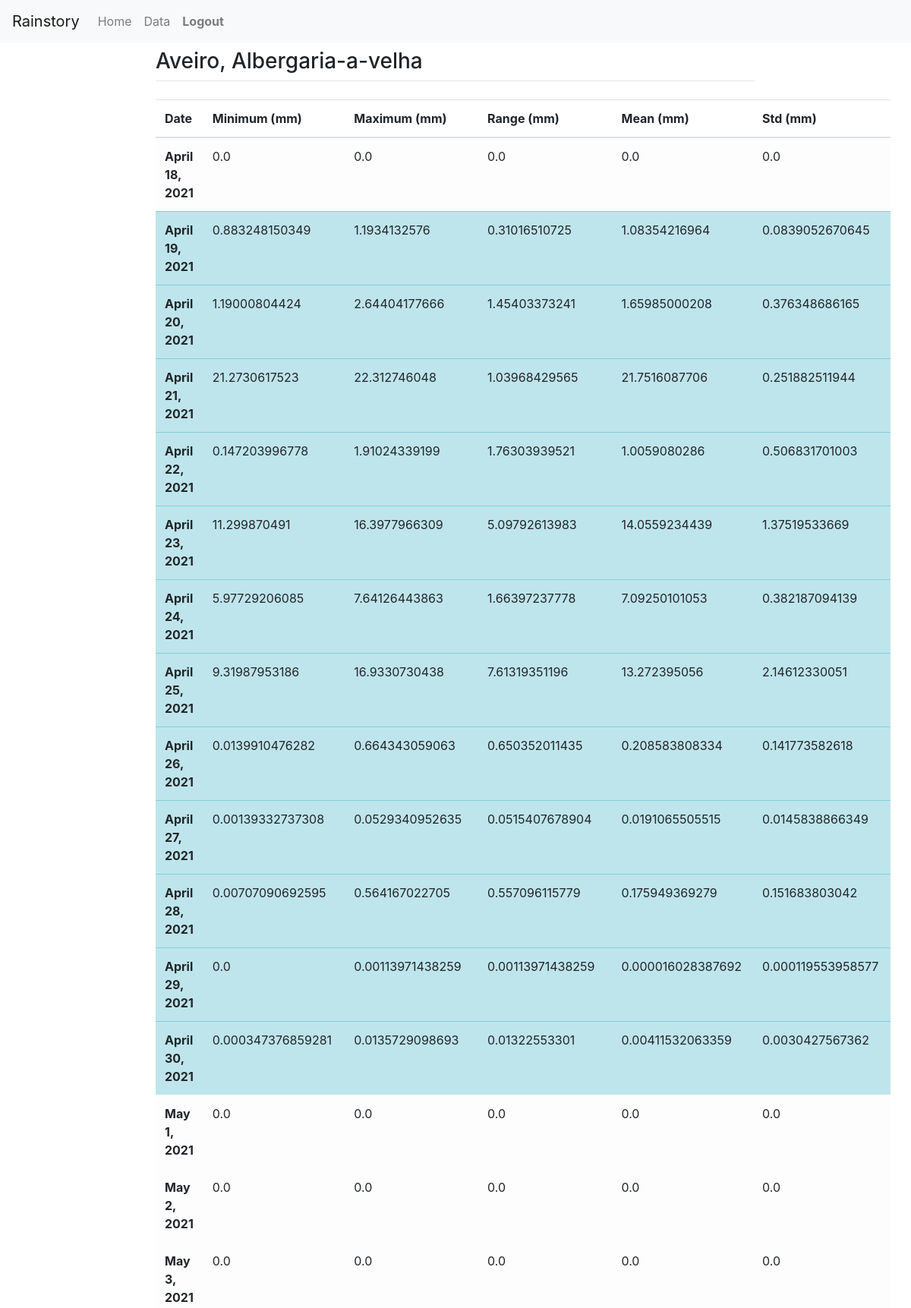
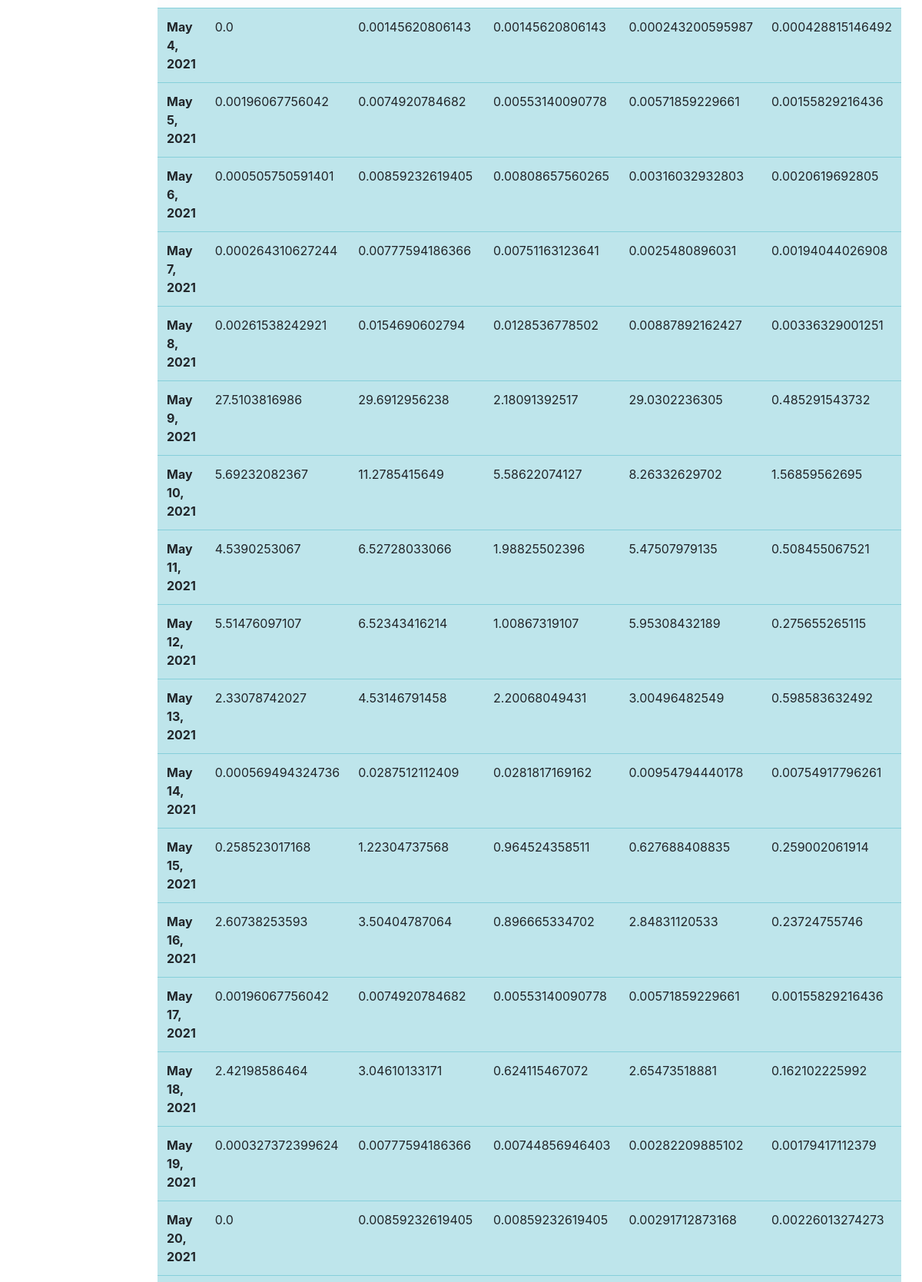
Screenshot of /aveiro/albergaria-a-velha (signed in, upper part) with the database file from the repository (2 pictures, top to bottom).
### main/models.py (models this page shows, shortened)
class RainTable(models.Model):
	district = models.CharField(max_length=50)
	county = models.CharField(max_length=50)
	county_code = models.CharField(max_length=5)

class RainDay(models.Model):
	rainTable = models.ForeignKey(RainTable, on_delete=models.CASCADE)
	rd_date = models.DateField()
	rd_minimum = models.FloatField()
	rd_maximum = models.FloatField()
	rd_range = models.FloatField()
	rd_mean = models.FloatField()
	rd_std = models.FloatField()

### main/views.py (the view)
# urls.py: path("<str:district>/<str:county>", views.show, name="show"),
def show(response, district, county):
    if response.user.is_authenticated:
        rt = RainTable.objects.get(county=county)
        return render(response, "main/show.html", {
                                                    "rt":rt,
                                                    "district":district,
                                                    "county":county,
                                                    })
    return HttpResponseRedirect("/login")

### main/templates/main/show.html (shortened to what this page needs)
{% extends "main/base.html" %}
{% block content %}
<h3 class="mt-2">{{district.capitalize}}, {{county.capitalize}}</h3>
<hr class="mt-0 mb-4">
<table class="table table-hover">
    <thead>
      <tr>
        <th scope="col">Date</th>
        <th scope="col">Minimum (mm)</th>
        <th scope="col">Maximum (mm)</th>
        <th scope="col">Range (mm)</th>
        <th scope="col">Mean (mm)</th>
        <th scope="col">Std (mm)</th>
      </tr>
    </thead>
    <tbody>
        {% for rd in rt.rainday_set.all %}
            {% if rd.rd_maximum > 0 %}
            <tr class="table-info">
            {% else %}
            <tr class="table-light">
            {% endif %}
            <th scope="row">{{rd.rd_date}}</th>
            <td>{{rd.rd_minimum}}</td>
            <td>{{rd.rd_maximum}}</td>
            <td>{{rd.rd_range}}</td>
            <td>{{rd.rd_mean}}</td>
            <td>{{rd.rd_std}}</td>
        </tr>
        {% endfor %}
    </tbody>
  </table>
{% endblock %}

### rows the page displays
RainTable: capitalize "Aveiro", capitalize "Albergaria-a-velha"
RainDay: rd_date "April 18, 2021", rd_minimum "0.0", rd_maximum "0.0", rd_range "0.0", rd_mean "0.0", rd_std "0.0"
RainDay: rd_date "April 19, 2021", rd_minimum "0.883248150349", rd_maximum "1.1934132576", rd_range "0.31016510725", rd_mean "1.08354216964", rd_std "0.0839052670645"
RainDay: rd_date "April 20, 2021", rd_minimum "1.19000804424", rd_maximum "2.64404177666", rd_range "1.45403373241", rd_mean "1.65985000208", rd_std "0.376348686165"
RainDay: rd_date "April 21, 2021", rd_minimum "21.2730617523", rd_maximum "22.312746048", rd_range "1.03968429565", rd_mean "21.7516087706", rd_std "0.251882511944"
RainDay: rd_date "April 22, 2021", rd_minimum "0.147203996778", rd_maximum "1.91024339199", rd_range "1.76303939521", rd_mean "1.0059080286", rd_std "0.506831701003"
RainDay: rd_date "April 23, 2021", rd_minimum "11.299870491", rd_maximum "16.3977966309", rd_range "5.09792613983", rd_mean "14.0559234439", rd_std "1.37519533669"
RainDay: rd_date "April 24, 2021", rd_minimum "5.97729206085", rd_maximum "7.64126443863", rd_range "1.66397237778", rd_mean "7.09250101053", rd_std "0.382187094139"
RainDay: rd_date "April 25, 2021", rd_minimum "9.31987953186", rd_maximum "16.9330730438", rd_range "7.61319351196", rd_mean "13.272395056", rd_std "2.14612330051"
RainDay: rd_date "April 26, 2021", rd_minimum "0.0139910476282", rd_maximum "0.664343059063", rd_range "0.650352011435", rd_mean "0.208583808334", rd_std "0.141773582618"
RainDay: rd_date "April 27, 2021", rd_minimum "0.00139332737308", rd_maximum "0.0529340952635", rd_range "0.0515407678904", rd_mean "0.0191065505515", rd_std "0.0145838866349"
RainDay: rd_date "April 28, 2021", rd_minimum "0.00707090692595", rd_maximum "0.564167022705", rd_range "0.557096115779", rd_mean "0.175949369279", rd_std "0.151683803042"
RainDay: rd_date "April 29, 2021", rd_minimum "0.0", rd_maximum "0.00113971438259", rd_range "0.00113971438259", rd_mean "0.000016028387692", rd_std "0.000119553958577"
RainDay: rd_date "April 30, 2021", rd_minimum "0.000347376859281", rd_maximum "0.0135729098693", rd_range "0.01322553301", rd_mean "0.00411532063359", rd_std "0.0030427567362"
RainDay: rd_date "May 1, 2021", rd_minimum "0.0", rd_maximum "0.0", rd_range "0.0", rd_mean "0.0", rd_std "0.0"
RainDay: rd_date "May 2, 2021", rd_minimum "0.0", rd_maximum "0.0", rd_range "0.0", rd_mean "0.0", rd_std "0.0"
RainDay: rd_date "May 3, 2021", rd_minimum "0.0", rd_maximum "0.0", rd_range "0.0", rd_mean "0.0", rd_std "0.0"
RainDay: rd_date "May 4, 2021", rd_minimum "0.0", rd_maximum "0.00145620806143", rd_range "0.00145620806143", rd_mean "0.000243200595987", rd_std "0.000428815146492"
RainDay: rd_date "May 5, 2021", rd_minimum "0.00196067756042", rd_maximum "0.0074920784682", rd_range "0.00553140090778", rd_mean "0.00571859229661", rd_std "0.00155829216436"
RainDay: rd_date "May 6, 2021", rd_minimum "0.000505750591401", rd_maximum "0.00859232619405", rd_range "0.00808657560265", rd_mean "0.00316032932803", rd_std "0.0020619692805"
RainDay: rd_date "May 7, 2021", rd_minimum "0.000264310627244", rd_maximum "0.00777594186366", rd_range "0.00751163123641", rd_mean "0.0025480896031", rd_std "0.00194044026908"
RainDay: rd_date "May 8, 2021", rd_minimum "0.00261538242921", rd_maximum "0.0154690602794", rd_range "0.0128536778502", rd_mean "0.00887892162427", rd_std "0.00336329001251"
RainDay: rd_date "May 9, 2021", rd_minimum "27.5103816986", rd_maximum "29.6912956238", rd_range "2.18091392517", rd_mean "29.0302236305", rd_std "0.485291543732"
RainDay: rd_date "May 10, 2021", rd_minimum "5.69232082367", rd_maximum "11.2785415649", rd_range "5.58622074127", rd_mean "8.26332629702", rd_std "1.56859562695"
RainDay: rd_date "May 11, 2021", rd_minimum "4.5390253067", rd_maximum "6.52728033066", rd_range "1.98825502396", rd_mean "5.47507979135", rd_std "0.508455067521"
RainDay: rd_date "May 12, 2021", rd_minimum "5.51476097107", rd_maximum "6.52343416214", rd_range "1.00867319107", rd_mean "5.95308432189", rd_std "0.275655265115"
RainDay: rd_date "May 13, 2021", rd_minimum "2.33078742027", rd_maximum "4.53146791458", rd_range "2.20068049431", rd_mean "3.00496482549", rd_std "0.598583632492"
RainDay: rd_date "May 14, 2021", rd_minimum "0.000569494324736", rd_maximum "0.0287512112409", rd_range "0.0281817169162", rd_mean "0.00954794440178", rd_std "0.00754917796261"
RainDay: rd_date "May 15, 2021", rd_minimum "0.258523017168", rd_maximum "1.22304737568", rd_range "0.964524358511", rd_mean "0.627688408835", rd_std "0.259002061914"
RainDay: rd_date "May 16, 2021", rd_minimum "2.60738253593", rd_maximum "3.50404787064", rd_range "0.896665334702", rd_mean "2.84831120533", rd_std "0.23724755746"
RainDay: rd_date "May 17, 2021", rd_minimum "0.00196067756042", rd_maximum "0.0074920784682", rd_range "0.00553140090778", rd_mean "0.00571859229661", rd_std "0.00155829216436"
RainDay: rd_date "May 18, 2021", rd_minimum "2.42198586464", rd_maximum "3.04610133171", rd_range "0.624115467072", rd_mean "2.65473518881", rd_std "0.162102225992"
RainDay: rd_date "May 19, 2021", rd_minimum "0.000327372399624", rd_maximum "0.00777594186366", rd_range "0.00744856946403", rd_mean "0.00282209885102", rd_std "0.00179417112379"
RainDay: rd_date "May 20, 2021", rd_minimum "0.0", rd_maximum "0.00859232619405", rd_range "0.00859232619405", rd_mean "0.00291712873168", rd_std "0.00226013274273"
